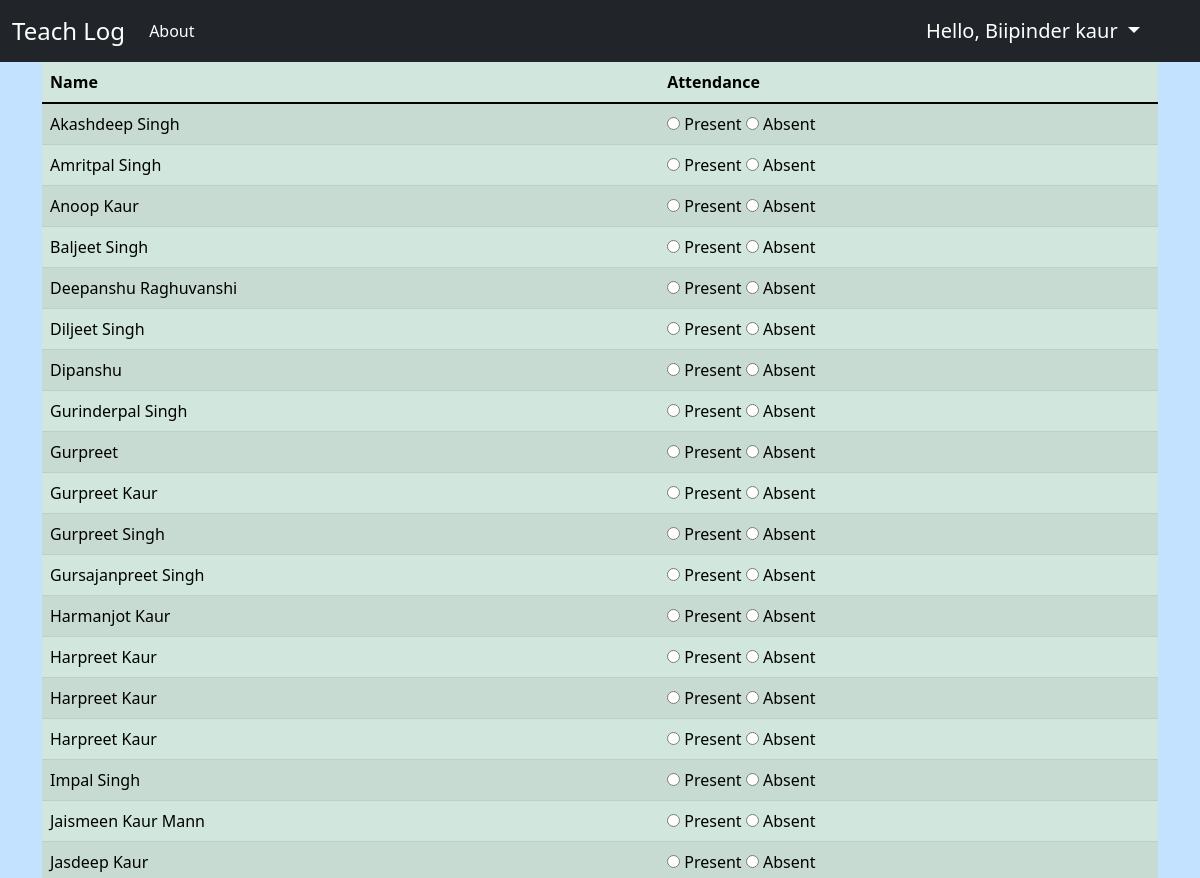
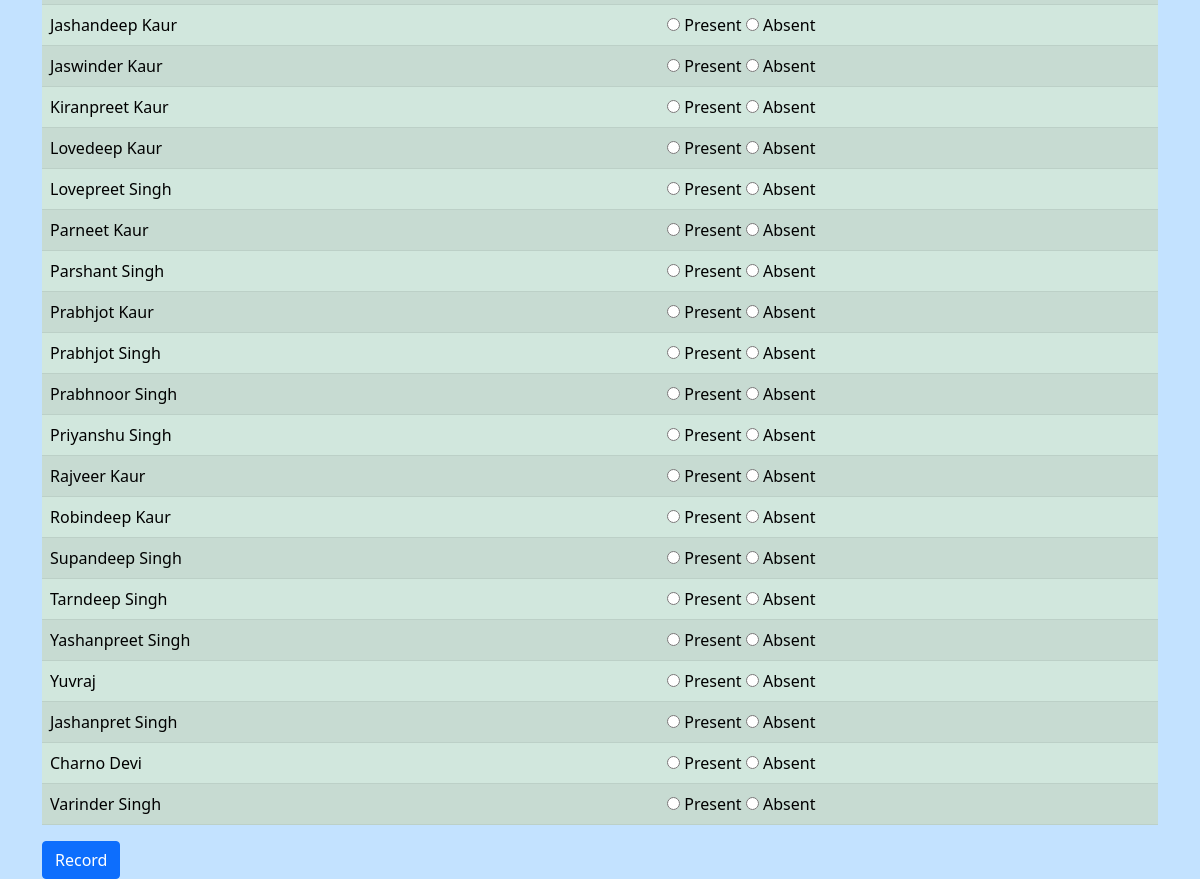
/take/ (signed in), run on the app's committed database (2 pictures, top to bottom).
### log/models.py (models this page shows, shortened)
class Student(models.Model):
    uid = models.IntegerField(default=0, null=False, blank=False, unique=True)
    name = models.CharField(max_length=100)

### log/views.py (the view)
# urls.py: path("take/", views.takeAttendance, name="takeAttendance"),
def takeAttendance(request):
    try:
        teacher = Teacher.objects.get(user=request.user)
        subject = teacher.subject
        todaysDate = datetime.now().strftime('%Y-%m-%d')
        if Attendance.objects.filter(date=todaysDate, subject=subject).exists():
            messages.error(request, 'Attendance for this date and subject has already been recorded.')
            return redirect('/')  # Redirect to the same page or a different page
        students = Student.objects.all()
        context = {'students': students}
        return render(request, 'takeAttendance.html', context)
    except Exception as e:
        return HttpResponse('404 - Not Found')

### log/templates/takeAttendance.html (shortened to what this page needs)
{% extends 'base.html' %}
{% block body %}
<div class="main">
	<div class="container">
		<div class="main2">
			<form action="/" method="post">
				<table class="table table-success table-striped">
					<thead>
						<tr>
						<th>Name</th>
						<th>Attendance</th>
						</tr>
					</thead>
					<tbody>
						{% for student in students %}
						<tr>
						<td>{{ student.name }}</td>
						<td>
							<input type="radio" id="present_{{ student.id }}" name="attendance_{{ student.id }}" value="present">
							<label for="present_{{ student.id }}">Present</label>
							<input type="radio" id="absent_{{ student.id }}" name="attendance_{{ student.id }}" value="absent">
							<label for="absent_{{ student.id }}">Absent</label>
						</td>
						</tr>
						{% endfor %}
					</tbody>
				</table>
				<button type="submit" class="btn btn-primary">Record</button>
			</form>
		</div>
	</div>
</div>
{% endblock body %}

### log/templates/base.html (shortened to what this page needs)
<!DOCTYPE html>
<html lang="en">
  <head>
    <link
      href="https://cdn.jsdelivr.net/npm/bootstrap@5.1.3/dist/css/bootstrap.min.css"
      rel="stylesheet"
    />
    {% load bootstrap_icons %}
    {% load static %}
    <link rel="stylesheet" href="{% static '/common.css' %}" />
  </head>
  <body>
    <nav class="navbar navbar-expand-lg bg-body-tertiary bg-dark">
      <div class="container-fluid">
        <a class="navbar-brand fs-4" href="/">Teach Log</a>
        <div class="collapse navbar-collapse" id="navbarNav">
          <ul class="navbar-nav">
            <li class="nav-item">
              <a class="nav-link" href="/about">About</a>
            </li>
          </ul>
          <div class="navbar-nav ms-auto pe-5" id="dropDown">
            {% if user.is_authenticated %}
              <li class="nav-item dropdown bg-body-tertiary">
                <a class="dropdown-toggle fs-5" href="#" role="button" data-bs-toggle="dropdown" aria-expanded="false">
                  Hello, {{request.user}}
                </a>
              </li>
            {% endif %}
          </div>
        </div>
      </div>
    </nav>
    {% block body %}
    {% endblock body %}
  </body>
</html>

### log/static/common.css (style rules this page uses)
.navbar a { color: white; text-decoration: none; transition: opacity 1s ease-in-out; }
body { background-color: rgb(195, 226, 255); }

### data on the page
Student: name "Akashdeep Singh"
Student: name "Amritpal Singh"
Student: name "Anoop Kaur"
Student: name "Baljeet Singh"
Student: name "Deepanshu Raghuvanshi"
Student: name "Diljeet Singh"
Student: name "Dipanshu"
Student: name "Gurinderpal Singh"
Student: name "Gurpreet"
Student: name "Gurpreet Kaur"
Student: name "Gurpreet Singh"
Student: name "Gursajanpreet Singh"
Student: name "Harmanjot Kaur"
Student: name "Harpreet Kaur"
Student: name "Harpreet Kaur"
Student: name "Harpreet Kaur"
Student: name "Impal Singh"
Student: name "Jaismeen Kaur Mann"
Student: name "Jasdeep Kaur"
Student: name "Jashandeep Kaur"
Student: name "Jaswinder Kaur"
Student: name "Kiranpreet Kaur"
Student: name "Lovedeep Kaur"
Student: name "Lovepreet Singh"
Student: name "Parneet Kaur"
Student: name "Parshant Singh"
Student: name "Prabhjot Kaur"
Student: name "Prabhjot Singh"
Student: name "Prabhnoor Singh"
Student: name "Priyanshu Singh"
Student: name "Rajveer Kaur"
Student: name "Robindeep Kaur"
Student: name "Supandeep Singh"
Student: name "Tarndeep Singh"
Student: name "Yashanpreet Singh"
Student: name "Yuvraj"
Student: name "Jashanpret Singh"
Student: name "Charno Devi"
Student: name "Varinder Singh"

### other printed values
{{ request.user }} "Biipinder kaur"
